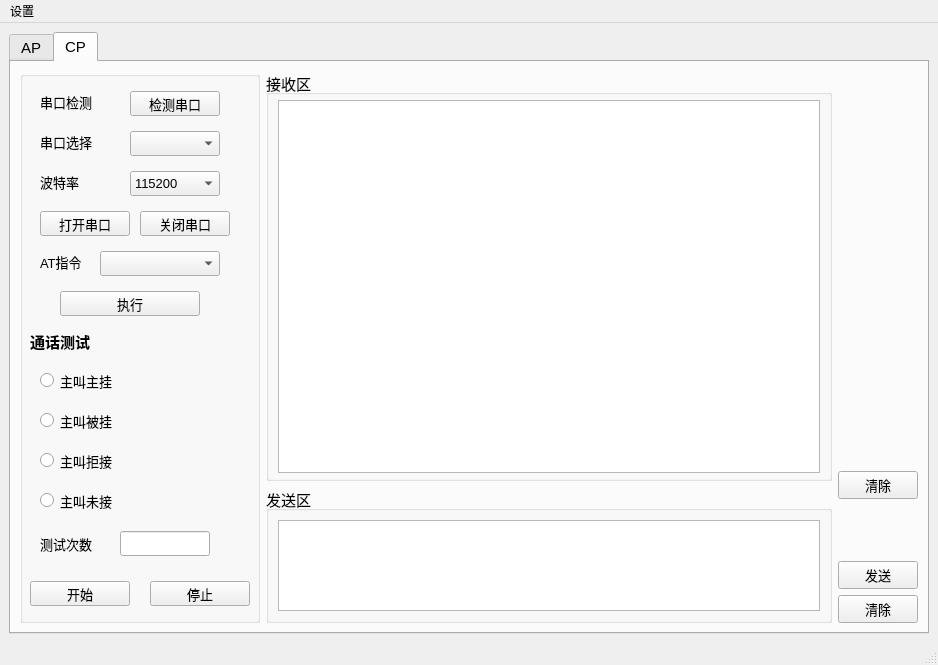
<?xml version="1.0" encoding="UTF-8"?>
<ui version="4.0">
 <class>MainWindow</class>
 <widget class="QMainWindow" name="MainWindow">
  <property name="geometry">
   <rect>
    <x>0</x>
    <y>0</y>
    <width>938</width>
    <height>665</height>
   </rect>
  </property>
  <property name="windowTitle">
   <string>MainWindow</string>
  </property>
  <widget class="QWidget" name="centralwidget">
   <layout class="QHBoxLayout" name="horizontalLayout">
    <item>
     <widget class="QTabWidget" name="tabWidget">
      <property name="sizePolicy">
       <sizepolicy hsizetype="Expanding" vsizetype="Expanding">
        <horstretch>0</horstretch>
        <verstretch>2</verstretch>
       </sizepolicy>
      </property>
      <property name="minimumSize">
       <size>
        <width>200</width>
        <height>0</height>
       </size>
      </property>
      <property name="font">
       <font>
        <pointsize>11</pointsize>
       </font>
      </property>
      <property name="currentIndex">
       <number>1</number>
      </property>
      <widget class="QWidget" name="AP">
       <attribute name="title">
        <string>AP</string>
       </attribute>
       <layout class="QHBoxLayout" name="horizontalLayout_5">
        <item>
         <widget class="QGroupBox" name="GroupBox_AP_test">
          <property name="sizePolicy">
           <sizepolicy hsizetype="Preferred" vsizetype="Expanding">
            <horstretch>0</horstretch>
            <verstretch>0</verstretch>
           </sizepolicy>
          </property>
          <property name="minimumSize">
           <size>
            <width>280</width>
            <height>0</height>
           </size>
          </property>
          <property name="maximumSize">
           <size>
            <width>16777215</width>
            <height>16777215</height>
           </size>
          </property>
          <property name="title">
           <string/>
          </property>
          <widget class="QLabel" name="Label_dev_check">
           <property name="geometry">
            <rect>
             <x>30</x>
             <y>20</y>
             <width>81</width>
             <height>50</height>
            </rect>
           </property>
           <property name="sizePolicy">
            <sizepolicy hsizetype="Expanding" vsizetype="Expanding">
             <horstretch>0</horstretch>
             <verstretch>0</verstretch>
            </sizepolicy>
           </property>
           <property name="font">
            <font>
             <family>微软雅黑</family>
             <pointsize>10</pointsize>
            </font>
           </property>
           <property name="text">
            <string>设备检测</string>
           </property>
          </widget>
          <widget class="QPushButton" name="Btn_dev_check">
           <property name="geometry">
            <rect>
             <x>120</x>
             <y>30</y>
             <width>110</width>
             <height>30</height>
            </rect>
           </property>
           <property name="sizePolicy">
            <sizepolicy hsizetype="Expanding" vsizetype="Expanding">
             <horstretch>0</horstretch>
             <verstretch>0</verstretch>
            </sizepolicy>
           </property>
           <property name="font">
            <font>
             <pointsize>10</pointsize>
            </font>
           </property>
           <property name="text">
            <string/>
           </property>
          </widget>
          <widget class="QComboBox" name="ComboBox_dev_select">
           <property name="geometry">
            <rect>
             <x>120</x>
             <y>70</y>
             <width>110</width>
             <height>30</height>
            </rect>
           </property>
           <property name="sizePolicy">
            <sizepolicy hsizetype="Expanding" vsizetype="Expanding">
             <horstretch>0</horstretch>
             <verstretch>0</verstretch>
            </sizepolicy>
           </property>
          </widget>
          <widget class="QLabel" name="Label_dev_select">
           <property name="geometry">
            <rect>
             <x>30</x>
             <y>60</y>
             <width>81</width>
             <height>50</height>
            </rect>
           </property>
           <property name="sizePolicy">
            <sizepolicy hsizetype="Expanding" vsizetype="Expanding">
             <horstretch>0</horstretch>
             <verstretch>0</verstretch>
            </sizepolicy>
           </property>
           <property name="font">
            <font>
             <family>微软雅黑</family>
             <pointsize>10</pointsize>
            </font>
           </property>
           <property name="text">
            <string>设备选择</string>
           </property>
          </widget>
          <widget class="QPushButton" name="Btn_AP_runTest">
           <property name="enabled">
            <bool>true</bool>
           </property>
           <property name="geometry">
            <rect>
             <x>10</x>
             <y>490</y>
             <width>120</width>
             <height>28</height>
            </rect>
           </property>
           <property name="sizePolicy">
            <sizepolicy hsizetype="Fixed" vsizetype="Fixed">
             <horstretch>0</horstretch>
             <verstretch>0</verstretch>
            </sizepolicy>
           </property>
           <property name="minimumSize">
            <size>
             <width>0</width>
             <height>0</height>
            </size>
           </property>
           <property name="maximumSize">
            <size>
             <width>150</width>
             <height>16777215</height>
            </size>
           </property>
           <property name="font">
            <font>
             <family>微软雅黑</family>
             <pointsize>10</pointsize>
            </font>
           </property>
           <property name="statusTip">
            <string>测试项：{}   测试次数：{}</string>
           </property>
           <property name="layoutDirection">
            <enum>Qt::LeftToRight</enum>
           </property>
           <property name="text">
            <string>开始测试</string>
           </property>
           <property name="setAlignment" stdset="0">
            <string>Qt.AlignCenter</string>
           </property>
          </widget>
          <widget class="QPushButton" name="Btn_AP_stopTest">
           <property name="geometry">
            <rect>
             <x>150</x>
             <y>490</y>
             <width>120</width>
             <height>28</height>
            </rect>
           </property>
           <property name="font">
            <font>
             <family>微软雅黑</family>
             <pointsize>10</pointsize>
            </font>
           </property>
           <property name="statusTip">
            <string>当前测试完成后结束测试</string>
           </property>
           <property name="text">
            <string>停止测试</string>
           </property>
          </widget>
          <widget class="QLabel" name="Label_AP_test_times">
           <property name="geometry">
            <rect>
             <x>20</x>
             <y>430</y>
             <width>81</width>
             <height>25</height>
            </rect>
           </property>
           <property name="font">
            <font>
             <family>微软雅黑</family>
             <pointsize>10</pointsize>
            </font>
           </property>
           <property name="text">
            <string>测试次数</string>
           </property>
          </widget>
          <widget class="QLineEdit" name="LineEdit_AP_test_times">
           <property name="geometry">
            <rect>
             <x>110</x>
             <y>430</y>
             <width>110</width>
             <height>30</height>
            </rect>
           </property>
          </widget>
          <widget class="QTextBrowser" name="textBrowser">
           <property name="geometry">
            <rect>
             <x>15</x>
             <y>120</y>
             <width>251</width>
             <height>191</height>
            </rect>
           </property>
          </widget>
          <widget class="QPushButton" name="pushButton">
           <property name="geometry">
            <rect>
             <x>70</x>
             <y>350</y>
             <width>141</width>
             <height>51</height>
            </rect>
           </property>
           <property name="font">
            <font>
             <family>微软雅黑</family>
             <pointsize>10</pointsize>
            </font>
           </property>
           <property name="text">
            <string>测试项选择</string>
           </property>
          </widget>
         </widget>
        </item>
        <item>
         <layout class="QVBoxLayout" name="AP_verLayout_recv">
          <property name="sizeConstraint">
           <enum>QLayout::SetDefaultConstraint</enum>
          </property>
          <property name="leftMargin">
           <number>0</number>
          </property>
          <property name="topMargin">
           <number>0</number>
          </property>
          <property name="rightMargin">
           <number>0</number>
          </property>
          <property name="bottomMargin">
           <number>0</number>
          </property>
          <item>
           <widget class="QGroupBox" name="GroupBox_AP_recv">
            <property name="sizePolicy">
             <sizepolicy hsizetype="Expanding" vsizetype="Expanding">
              <horstretch>0</horstretch>
              <verstretch>3</verstretch>
             </sizepolicy>
            </property>
            <property name="minimumSize">
             <size>
              <width>300</width>
              <height>0</height>
             </size>
            </property>
            <property name="title">
             <string>接收区</string>
            </property>
            <layout class="QVBoxLayout" name="verticalLayout_5" stretch="0">
             <property name="leftMargin">
              <number>10</number>
             </property>
             <property name="topMargin">
              <number>5</number>
             </property>
             <property name="rightMargin">
              <number>10</number>
             </property>
             <property name="bottomMargin">
              <number>5</number>
             </property>
             <item>
              <widget class="QTextBrowser" name="TextBrowser_AP_recv">
               <property name="minimumSize">
                <size>
                 <width>300</width>
                 <height>0</height>
                </size>
               </property>
               <property name="cursor" stdset="0">
                <cursorShape>ArrowCursor</cursorShape>
               </property>
               <property name="layoutDirection">
                <enum>Qt::RightToLeft</enum>
               </property>
               <property name="align" stdset="0">
                <string>center</string>
               </property>
              </widget>
             </item>
            </layout>
           </widget>
          </item>
         </layout>
        </item>
        <item>
         <layout class="QVBoxLayout" name="AP_verLayout_right">
          <item>
           <spacer name="AP_verticalSpacer">
            <property name="orientation">
             <enum>Qt::Vertical</enum>
            </property>
            <property name="sizeType">
             <enum>QSizePolicy::Preferred</enum>
            </property>
            <property name="sizeHint" stdset="0">
             <size>
              <width>0</width>
              <height>800</height>
             </size>
            </property>
           </spacer>
          </item>
          <item>
           <widget class="QPushButton" name="Btn_AP_clearBrowser">
            <property name="sizePolicy">
             <sizepolicy hsizetype="Minimum" vsizetype="Fixed">
              <horstretch>0</horstretch>
              <verstretch>5</verstretch>
             </sizepolicy>
            </property>
            <property name="statusTip">
             <string>清除接收区内容</string>
            </property>
            <property name="text">
             <string>清除</string>
            </property>
           </widget>
          </item>
         </layout>
        </item>
       </layout>
      </widget>
      <widget class="QWidget" name="CP">
       <attribute name="title">
        <string>CP</string>
       </attribute>
       <layout class="QHBoxLayout" name="horizontalLayout_3">
        <item>
         <widget class="QGroupBox" name="GroupBox_CP_test">
          <property name="sizePolicy">
           <sizepolicy hsizetype="Expanding" vsizetype="Expanding">
            <horstretch>1</horstretch>
            <verstretch>2</verstretch>
           </sizepolicy>
          </property>
          <property name="minimumSize">
           <size>
            <width>240</width>
            <height>0</height>
           </size>
          </property>
          <property name="maximumSize">
           <size>
            <width>180</width>
            <height>16777215</height>
           </size>
          </property>
          <property name="title">
           <string/>
          </property>
          <widget class="QPushButton" name="Btn_at_exec">
           <property name="geometry">
            <rect>
             <x>40</x>
             <y>220</y>
             <width>140</width>
             <height>25</height>
            </rect>
           </property>
           <property name="sizePolicy">
            <sizepolicy hsizetype="Expanding" vsizetype="Expanding">
             <horstretch>0</horstretch>
             <verstretch>0</verstretch>
            </sizepolicy>
           </property>
           <property name="font">
            <font>
             <pointsize>10</pointsize>
            </font>
           </property>
           <property name="text">
            <string>执行</string>
           </property>
          </widget>
          <widget class="QLabel" name="Label_port_check">
           <property name="geometry">
            <rect>
             <x>20</x>
             <y>10</y>
             <width>81</width>
             <height>41</height>
            </rect>
           </property>
           <property name="sizePolicy">
            <sizepolicy hsizetype="Expanding" vsizetype="Expanding">
             <horstretch>0</horstretch>
             <verstretch>0</verstretch>
            </sizepolicy>
           </property>
           <property name="font">
            <font>
             <family>Agency FB</family>
             <pointsize>10</pointsize>
            </font>
           </property>
           <property name="text">
            <string>串口检测</string>
           </property>
          </widget>
          <widget class="QPushButton" name="Btn_port_close">
           <property name="geometry">
            <rect>
             <x>120</x>
             <y>140</y>
             <width>90</width>
             <height>25</height>
            </rect>
           </property>
           <property name="sizePolicy">
            <sizepolicy hsizetype="Expanding" vsizetype="Expanding">
             <horstretch>0</horstretch>
             <verstretch>0</verstretch>
            </sizepolicy>
           </property>
           <property name="font">
            <font>
             <pointsize>10</pointsize>
            </font>
           </property>
           <property name="text">
            <string>关闭串口</string>
           </property>
          </widget>
          <widget class="QLabel" name="Label_port_select">
           <property name="geometry">
            <rect>
             <x>20</x>
             <y>50</y>
             <width>71</width>
             <height>41</height>
            </rect>
           </property>
           <property name="sizePolicy">
            <sizepolicy hsizetype="Expanding" vsizetype="Expanding">
             <horstretch>0</horstretch>
             <verstretch>0</verstretch>
            </sizepolicy>
           </property>
           <property name="font">
            <font>
             <family>Agency FB</family>
             <pointsize>10</pointsize>
            </font>
           </property>
           <property name="text">
            <string>串口选择</string>
           </property>
          </widget>
          <widget class="QPushButton" name="Btn_port_open">
           <property name="geometry">
            <rect>
             <x>20</x>
             <y>140</y>
             <width>90</width>
             <height>25</height>
            </rect>
           </property>
           <property name="sizePolicy">
            <sizepolicy hsizetype="Expanding" vsizetype="Expanding">
             <horstretch>0</horstretch>
             <verstretch>0</verstretch>
            </sizepolicy>
           </property>
           <property name="font">
            <font>
             <pointsize>10</pointsize>
            </font>
           </property>
           <property name="text">
            <string>打开串口</string>
           </property>
          </widget>
          <widget class="QComboBox" name="ComboBox_port_select">
           <property name="geometry">
            <rect>
             <x>110</x>
             <y>60</y>
             <width>90</width>
             <height>25</height>
            </rect>
           </property>
           <property name="sizePolicy">
            <sizepolicy hsizetype="Expanding" vsizetype="Expanding">
             <horstretch>0</horstretch>
             <verstretch>0</verstretch>
            </sizepolicy>
           </property>
           <property name="statusTip">
            <string>显示当前选择的串口</string>
           </property>
          </widget>
          <widget class="QPushButton" name="Btn_port_check">
           <property name="geometry">
            <rect>
             <x>110</x>
             <y>20</y>
             <width>90</width>
             <height>25</height>
            </rect>
           </property>
           <property name="sizePolicy">
            <sizepolicy hsizetype="Expanding" vsizetype="Expanding">
             <horstretch>0</horstretch>
             <verstretch>0</verstretch>
            </sizepolicy>
           </property>
           <property name="font">
            <font>
             <pointsize>10</pointsize>
            </font>
           </property>
           <property name="statusTip">
            <string>检测当前连接PC的串口</string>
           </property>
           <property name="text">
            <string>检测串口</string>
           </property>
          </widget>
          <widget class="QLabel" name="Label_baudrate">
           <property name="geometry">
            <rect>
             <x>20</x>
             <y>90</y>
             <width>61</width>
             <height>41</height>
            </rect>
           </property>
           <property name="sizePolicy">
            <sizepolicy hsizetype="Expanding" vsizetype="Expanding">
             <horstretch>0</horstretch>
             <verstretch>0</verstretch>
            </sizepolicy>
           </property>
           <property name="font">
            <font>
             <family>Agency FB</family>
             <pointsize>10</pointsize>
            </font>
           </property>
           <property name="text">
            <string>波特率</string>
           </property>
          </widget>
          <widget class="QComboBox" name="ComboBox_baudrate">
           <property name="geometry">
            <rect>
             <x>110</x>
             <y>100</y>
             <width>90</width>
             <height>25</height>
            </rect>
           </property>
           <property name="sizePolicy">
            <sizepolicy hsizetype="Expanding" vsizetype="Expanding">
             <horstretch>0</horstretch>
             <verstretch>0</verstretch>
            </sizepolicy>
           </property>
           <property name="font">
            <font>
             <pointsize>10</pointsize>
            </font>
           </property>
           <property name="statusTip">
            <string>显示当前选择的波特率</string>
           </property>
           <item>
            <property name="text">
             <string>115200</string>
            </property>
           </item>
           <item>
            <property name="text">
             <string>1200</string>
            </property>
           </item>
           <item>
            <property name="text">
             <string>2400</string>
            </property>
           </item>
           <item>
            <property name="text">
             <string>4800</string>
            </property>
           </item>
           <item>
            <property name="text">
             <string>9600</string>
            </property>
           </item>
           <item>
            <property name="text">
             <string>14400</string>
            </property>
           </item>
           <item>
            <property name="text">
             <string>19200</string>
            </property>
           </item>
           <item>
            <property name="text">
             <string>38400</string>
            </property>
           </item>
           <item>
            <property name="text">
             <string>56000</string>
            </property>
           </item>
           <item>
            <property name="text">
             <string>57600</string>
            </property>
           </item>
           <item>
            <property name="text">
             <string>128000</string>
            </property>
           </item>
           <item>
            <property name="text">
             <string>256000</string>
            </property>
           </item>
          </widget>
          <widget class="QLabel" name="Label_at_select">
           <property name="geometry">
            <rect>
             <x>20</x>
             <y>180</y>
             <width>54</width>
             <height>21</height>
            </rect>
           </property>
           <property name="sizePolicy">
            <sizepolicy hsizetype="Preferred" vsizetype="Expanding">
             <horstretch>0</horstretch>
             <verstretch>0</verstretch>
            </sizepolicy>
           </property>
           <property name="font">
            <font>
             <pointsize>10</pointsize>
            </font>
           </property>
           <property name="text">
            <string>AT指令</string>
           </property>
          </widget>
          <widget class="QComboBox" name="ComboBox_at_select">
           <property name="geometry">
            <rect>
             <x>80</x>
             <y>180</y>
             <width>120</width>
             <height>25</height>
            </rect>
           </property>
           <property name="sizePolicy">
            <sizepolicy hsizetype="Expanding" vsizetype="Expanding">
             <horstretch>0</horstretch>
             <verstretch>0</verstretch>
            </sizepolicy>
           </property>
           <property name="font">
            <font>
             <pointsize>10</pointsize>
            </font>
           </property>
           <property name="statusTip">
            <string>显示当前准备发送的AT指令</string>
           </property>
          </widget>
          <widget class="QPushButton" name="Btn_CP_runTest">
           <property name="geometry">
            <rect>
             <x>10</x>
             <y>510</y>
             <width>100</width>
             <height>25</height>
            </rect>
           </property>
           <property name="font">
            <font>
             <pointsize>10</pointsize>
            </font>
           </property>
           <property name="statusTip">
            <string>测试项：{}   测试次数：{}</string>
           </property>
           <property name="text">
            <string>开始</string>
           </property>
          </widget>
          <widget class="QPushButton" name="Btn_CP_stopTest">
           <property name="geometry">
            <rect>
             <x>130</x>
             <y>510</y>
             <width>100</width>
             <height>25</height>
            </rect>
           </property>
           <property name="font">
            <font>
             <pointsize>10</pointsize>
            </font>
           </property>
           <property name="statusTip">
            <string>当前测试完成后结束测试</string>
           </property>
           <property name="text">
            <string>停止</string>
           </property>
          </widget>
          <widget class="QRadioButton" name="CheckBox_CP_caller_hang_up_test">
           <property name="geometry">
            <rect>
             <x>20</x>
             <y>300</y>
             <width>219</width>
             <height>19</height>
            </rect>
           </property>
           <property name="font">
            <font>
             <pointsize>10</pointsize>
            </font>
           </property>
           <property name="statusTip">
            <string>主叫对端，接通后，主动挂断</string>
           </property>
           <property name="text">
            <string>主叫主挂</string>
           </property>
          </widget>
          <widget class="QRadioButton" name="CheckBox_CP_caller_was_hang_up_test">
           <property name="geometry">
            <rect>
             <x>20</x>
             <y>340</y>
             <width>219</width>
             <height>19</height>
            </rect>
           </property>
           <property name="font">
            <font>
             <pointsize>10</pointsize>
            </font>
           </property>
           <property name="statusTip">
            <string>主叫对端，接通后，对端挂断</string>
           </property>
           <property name="text">
            <string>主叫被挂</string>
           </property>
          </widget>
          <widget class="QRadioButton" name="CheckBox_CP_no_answer_test">
           <property name="geometry">
            <rect>
             <x>20</x>
             <y>420</y>
             <width>219</width>
             <height>19</height>
            </rect>
           </property>
           <property name="font">
            <font>
             <pointsize>10</pointsize>
            </font>
           </property>
           <property name="statusTip">
            <string>主叫对端，对端未接听，直至超时挂断</string>
           </property>
           <property name="text">
            <string>主叫未接</string>
           </property>
          </widget>
          <widget class="QRadioButton" name="CheckBox_CP_caller_was_refused_test">
           <property name="geometry">
            <rect>
             <x>20</x>
             <y>380</y>
             <width>219</width>
             <height>19</height>
            </rect>
           </property>
           <property name="font">
            <font>
             <pointsize>10</pointsize>
            </font>
           </property>
           <property name="statusTip">
            <string>主叫对端，对端拒接</string>
           </property>
           <property name="text">
            <string>主叫拒接</string>
           </property>
          </widget>
          <widget class="QLabel" name="Label_CP_test_times">
           <property name="geometry">
            <rect>
             <x>20</x>
             <y>460</y>
             <width>71</width>
             <height>25</height>
            </rect>
           </property>
           <property name="font">
            <font>
             <pointsize>10</pointsize>
            </font>
           </property>
           <property name="text">
            <string>测试次数</string>
           </property>
          </widget>
          <widget class="QLineEdit" name="LineEdit_CP_test_times">
           <property name="geometry">
            <rect>
             <x>100</x>
             <y>460</y>
             <width>90</width>
             <height>25</height>
            </rect>
           </property>
          </widget>
          <widget class="QLabel" name="Label_CP_calling_test_title">
           <property name="geometry">
            <rect>
             <x>10</x>
             <y>260</y>
             <width>72</width>
             <height>21</height>
            </rect>
           </property>
           <property name="font">
            <font>
             <family>微软雅黑</family>
             <pointsize>11</pointsize>
             <weight>75</weight>
             <bold>true</bold>
            </font>
           </property>
           <property name="text">
            <string>通话测试</string>
           </property>
          </widget>
         </widget>
        </item>
        <item>
         <layout class="QVBoxLayout" name="verticalLayout_CP_recv">
          <item>
           <widget class="QGroupBox" name="GroupBox_CP_recv">
            <property name="sizePolicy">
             <sizepolicy hsizetype="Expanding" vsizetype="Expanding">
              <horstretch>9</horstretch>
              <verstretch>6</verstretch>
             </sizepolicy>
            </property>
            <property name="title">
             <string>接收区</string>
            </property>
            <layout class="QVBoxLayout" name="verticalLayout_8">
             <property name="topMargin">
              <number>5</number>
             </property>
             <property name="bottomMargin">
              <number>5</number>
             </property>
             <item>
              <widget class="QTextBrowser" name="TextBrowser_CP_recv"/>
             </item>
            </layout>
           </widget>
          </item>
          <item>
           <widget class="QGroupBox" name="GroupBox_CP_send">
            <property name="sizePolicy">
             <sizepolicy hsizetype="Expanding" vsizetype="Expanding">
              <horstretch>0</horstretch>
              <verstretch>2</verstretch>
             </sizepolicy>
            </property>
            <property name="title">
             <string>发送区</string>
            </property>
            <layout class="QGridLayout" name="gridLayout">
             <item row="0" column="0">
              <widget class="QTextEdit" name="TextBrowser_CP_send">
               <property name="sizePolicy">
                <sizepolicy hsizetype="Expanding" vsizetype="Expanding">
                 <horstretch>0</horstretch>
                 <verstretch>0</verstretch>
                </sizepolicy>
               </property>
              </widget>
             </item>
            </layout>
           </widget>
          </item>
         </layout>
        </item>
        <item>
         <layout class="QVBoxLayout" name="CP_verLayout_right">
          <item>
           <spacer name="CP_verticalSpacer">
            <property name="orientation">
             <enum>Qt::Vertical</enum>
            </property>
            <property name="sizeType">
             <enum>QSizePolicy::Preferred</enum>
            </property>
            <property name="sizeHint" stdset="0">
             <size>
              <width>0</width>
              <height>400</height>
             </size>
            </property>
           </spacer>
          </item>
          <item>
           <widget class="QPushButton" name="Btn_CP_clear_recvBrowser">
            <property name="sizePolicy">
             <sizepolicy hsizetype="Fixed" vsizetype="Fixed">
              <horstretch>0</horstretch>
              <verstretch>5</verstretch>
             </sizepolicy>
            </property>
            <property name="font">
             <font>
              <pointsize>10</pointsize>
             </font>
            </property>
            <property name="statusTip">
             <string>清除接收区内容</string>
            </property>
            <property name="text">
             <string>清除</string>
            </property>
           </widget>
          </item>
          <item>
           <spacer name="CP_verticalSpacer_2">
            <property name="orientation">
             <enum>Qt::Vertical</enum>
            </property>
            <property name="sizeHint" stdset="0">
             <size>
              <width>20</width>
              <height>30</height>
             </size>
            </property>
           </spacer>
          </item>
          <item>
           <widget class="QPushButton" name="Btn_CP_send">
            <property name="sizePolicy">
             <sizepolicy hsizetype="Fixed" vsizetype="Fixed">
              <horstretch>0</horstretch>
              <verstretch>5</verstretch>
             </sizepolicy>
            </property>
            <property name="font">
             <font>
              <pointsize>10</pointsize>
             </font>
            </property>
            <property name="statusTip">
             <string>发送AT指令</string>
            </property>
            <property name="text">
             <string>发送</string>
            </property>
            <property name="shortcut">
             <string>Return</string>
            </property>
           </widget>
          </item>
          <item>
           <widget class="QPushButton" name="Btn_CP_clear_sendEdit">
            <property name="sizePolicy">
             <sizepolicy hsizetype="Minimum" vsizetype="Fixed">
              <horstretch>0</horstretch>
              <verstretch>5</verstretch>
             </sizepolicy>
            </property>
            <property name="font">
             <font>
              <pointsize>10</pointsize>
             </font>
            </property>
            <property name="statusTip">
             <string>清除发送区内容</string>
            </property>
            <property name="text">
             <string>清除</string>
            </property>
           </widget>
          </item>
         </layout>
        </item>
       </layout>
      </widget>
     </widget>
    </item>
   </layout>
  </widget>
  <widget class="QMenuBar" name="menubar">
   <property name="geometry">
    <rect>
     <x>0</x>
     <y>0</y>
     <width>938</width>
     <height>26</height>
    </rect>
   </property>
   <widget class="QMenu" name="Menu_set">
    <property name="title">
     <string>设置</string>
    </property>
    <addaction name="actionLog"/>
    <addaction name="actionAT"/>
   </widget>
   <addaction name="Menu_set"/>
  </widget>
  <widget class="QStatusBar" name="statusbar"/>
  <action name="actionLog">
   <property name="text">
    <string>Log</string>
   </property>
  </action>
  <action name="actionAT">
   <property name="text">
    <string>AT</string>
   </property>
  </action>
 </widget>
 <resources/>
 <connections>
  <connection>
   <sender>Btn_dev_check</sender>
   <signal>clicked()</signal>
   <receiver>ComboBox_dev_select</receiver>
   <slot>update()</slot>
   <hints>
    <hint type="sourcelabel">
     <x>158</x>
     <y>104</y>
    </hint>
    <hint type="destinationlabel">
     <x>158</x>
     <y>142</y>
    </hint>
   </hints>
  </connection>
 </connections>
</ui>
